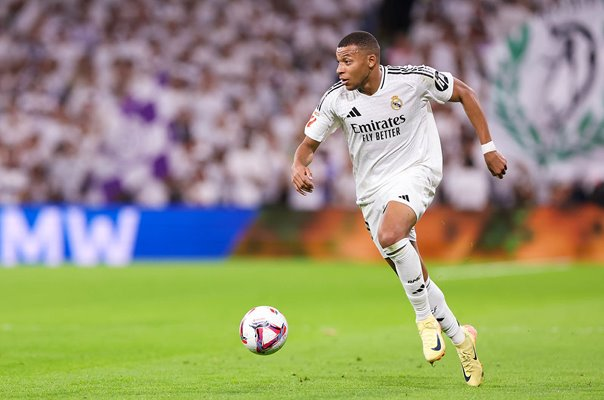
#> input picture Part 2 B/Image2.jpg, 604 x 400 px
$ python photo_editor.py
#> lines starting #> are read from the running program, lines starting #| are printed output that depends on the picture
#> the answer given: Image2.jpg
import cv2
import numpy as np
from collections import deque

# ——— Utility Functions ——————————————————————————————————————————————————

def show_side_by_side(orig, edited, title="Preview"):
    # ensure same shape
    if orig.shape != edited.shape:
        edited = cv2.resize(edited, (orig.shape[1], orig.shape[0]))
    combo = np.hstack((orig, edited))


    cv2.namedWindow(title, cv2.WINDOW_NORMAL)

    cv2.resizeWindow(title, combo.shape[1], combo.shape[0])
    cv2.imshow(title, combo)
    cv2.waitKey(0)
    cv2.destroyWindow(title)


def load_image(path):
#> called with path = 'Image2.jpg'
    img = cv2.imread(path)
#> img is the input picture: shape (400, 604, 3); mean B, G, R 118.4, 148.7, 150
    if img is None:
        raise FileNotFoundError(f"Could not load '{path}'")
    return img


def adjust_brightness(img, beta):
    return np.clip(img.astype(np.int16) + beta, 0, 255).astype(np.uint8)

def adjust_contrast(img, alpha):
    return np.clip(img.astype(np.float32) * alpha, 0, 255).astype(np.uint8)

def to_grayscale(img):
    gray = cv2.cvtColor(img, cv2.COLOR_BGR2GRAY)
    return cv2.cvtColor(gray, cv2.COLOR_GRAY2BGR)

def add_padding(img, top, bottom, left, right, border_type, value=(0,0,0)):
    return cv2.copyMakeBorder(img, top, bottom, left, right,
                              borderType=border_type, value=value)

def apply_threshold(img, thresh, inv=False):
    gray = cv2.cvtColor(img, cv2.COLOR_BGR2GRAY)
    ttype = cv2.THRESH_BINARY_INV if inv else cv2.THRESH_BINARY
    _, bw = cv2.threshold(gray, thresh, 255, ttype)
    return cv2.cvtColor(bw, cv2.COLOR_GRAY2BGR)

def manual_blend(img1, img2, alpha):
    if img1.shape != img2.shape:
        img2 = cv2.resize(img2, (img1.shape[1], img1.shape[0]))
    f1 = img1.astype(np.float32)
    f2 = img2.astype(np.float32)
    out = ((1-alpha)*f1 + alpha*f2).clip(0,255).astype(np.uint8)
    return out


def main():
    history = []
    stack   = deque(maxlen=20)

    path = input("Enter path of image to load: ").strip()
    img  = load_image(path)
    stack.append(img.copy())

    while True:
        print("""
==== Mini Photo Editor ====
1. Adjust Brightness
2. Adjust Contrast
3. Convert to Grayscale
4. Add Padding
5. Apply Thresholding
6. Blend with Another Image
7. Undo Last Operation
8. View History
9. Save and Exit
""")
        choice = input("Select an option [1–9]: ").strip()
#> the answer given: 1

        try:
            if choice == '1':
                b = int(input("  Brightness delta (−100…100): "))
#> the answer given: 3
                new = adjust_brightness(img, b)
                history.append(f"brightness {b:+d}")

            elif choice == '2':
                a = float(input("  Contrast factor (e.g. 1.2): "))
                new = adjust_contrast(img, a)
                history.append(f"contrast ×{a:.2f}")

            elif choice == '3':
                new = to_grayscale(img)
                history.append("grayscale")

            elif choice == '4':
                t = int(input("  Top padding px: "))
                btm = int(input("  Bottom padding px: "))
                l = int(input("  Left padding px: "))
                r = int(input("  Right padding px: "))
                print("  Border types: 0=CONST 1=REFLECT 2=REFLECT101 3=REPLICATE 4=WRAP")
                bt = int(input("  Choose border type: "))
                val = None
                if bt == 0:
                    color = input("  Constant color (B,G,R)? ")
                    val = tuple(map(int, color.split(',')))
                new = add_padding(img, t, btm, l, r, bt, val)
                history.append(f"padded {t},{btm},{l},{r} type={bt}")

            elif choice == '5':
                thr = int(input("  Threshold (0–255): "))
                inv = input("  Inverse? (y/N): ").lower().startswith('y')
                new = apply_threshold(img, thr, inv)
                history.append(f"threshold {thr} {'INV' if inv else ''}")

            elif choice == '6':
                p2 = input("  Second image path: ").strip()
                a2 = float(input("  Alpha (0.0–1.0): "))
                sec = load_image(p2)
                new = manual_blend(img, sec, a2)
                history.append(f"blend '{p2}' α={a2:.2f}")

            elif choice == '7':
                if len(stack) > 1:
                    stack.pop()
                    img = stack[-1].copy()
                    undone = history.pop()
                    print(f"Undid: {undone}")
                else:
                    print("Nothing to undo.")
                continue

            elif choice == '8':
                print("History:")
                for i, act in enumerate(history, 1):
                    print(f" {i}. {act}")
                continue

            elif choice == '9':
                fn = input(" Save as (filename): ").strip()
                cv2.imwrite(fn, img)
                print(f"Saved '{fn}'. Bye!")
                break

            else:
                print("Invalid choice.")
                continue


            show_side_by_side(stack[-1], new, title=history[-1])
#> in show_side_by_side, `combo = np.hstack((orig, edited))`:
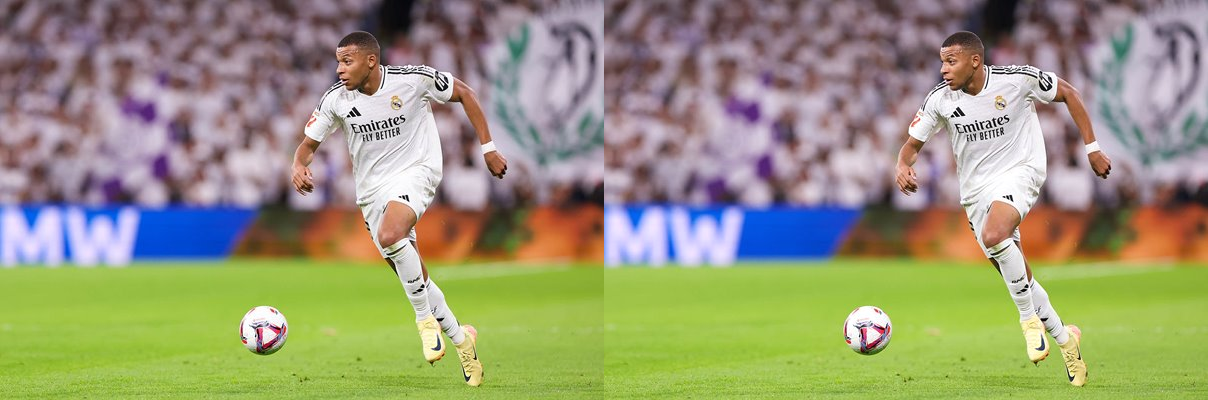
#> combo: shape (400, 1208, 3); mean B, G, R 119.8, 150.2, 151.5
            stack.append(new.copy())
            img = new

        except Exception as e:
            print("Error:", e)

if __name__ == "__main__":
#> (the run stopped early here; a loop or call above may not have finished)
